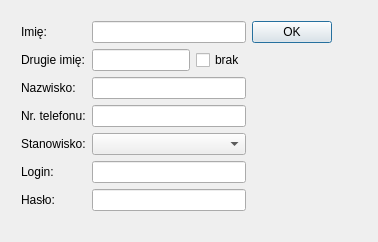
<?xml version="1.0" encoding="UTF-8"?>
<ui version="4.0">
 <class>addWorkerDialogClass</class>
 <widget class="QDialog" name="addWorkerDialogClass">
  <property name="geometry">
   <rect>
    <x>0</x>
    <y>0</y>
    <width>378</width>
    <height>242</height>
   </rect>
  </property>
  <property name="windowTitle">
   <string>addWorkerDialog</string>
  </property>
  <widget class="QWidget" name="">
   <property name="geometry">
    <rect>
     <x>10</x>
     <y>10</y>
     <width>333</width>
     <height>212</height>
    </rect>
   </property>
   <layout class="QHBoxLayout" name="horizontalLayout_3">
    <item>
     <layout class="QHBoxLayout" name="horizontalLayout_2">
      <item>
       <layout class="QVBoxLayout" name="verticalLayout_2">
        <item>
         <widget class="QLabel" name="label">
          <property name="text">
           <string>Imię:</string>
          </property>
         </widget>
        </item>
        <item>
         <widget class="QLabel" name="label_2">
          <property name="text">
           <string>Drugie imię:</string>
          </property>
         </widget>
        </item>
        <item>
         <widget class="QLabel" name="label_3">
          <property name="text">
           <string>Nazwisko:</string>
          </property>
         </widget>
        </item>
        <item>
         <widget class="QLabel" name="label_4">
          <property name="text">
           <string>Nr. telefonu:</string>
          </property>
         </widget>
        </item>
        <item>
         <widget class="QLabel" name="label_5">
          <property name="text">
           <string>Stanowisko:</string>
          </property>
         </widget>
        </item>
        <item>
         <widget class="QLabel" name="label_6">
          <property name="text">
           <string>Login:</string>
          </property>
         </widget>
        </item>
        <item>
         <widget class="QLabel" name="label_7">
          <property name="text">
           <string>Hasło:</string>
          </property>
         </widget>
        </item>
       </layout>
      </item>
      <item>
       <layout class="QVBoxLayout" name="verticalLayout_3">
        <item>
         <widget class="QLineEdit" name="nameEdit"/>
        </item>
        <item>
         <layout class="QHBoxLayout" name="horizontalLayout">
          <item>
           <widget class="QLineEdit" name="name2Edit"/>
          </item>
          <item>
           <widget class="QCheckBox" name="name2CheckBox">
            <property name="text">
             <string>brak</string>
            </property>
           </widget>
          </item>
         </layout>
        </item>
        <item>
         <widget class="QLineEdit" name="surnameEdit"/>
        </item>
        <item>
         <widget class="QLineEdit" name="phoneEdit"/>
        </item>
        <item>
         <widget class="QComboBox" name="positionComboBox"/>
        </item>
        <item>
         <widget class="QLineEdit" name="loginEdit"/>
        </item>
        <item>
         <widget class="QLineEdit" name="passwordEdit"/>
        </item>
       </layout>
      </item>
     </layout>
    </item>
    <item>
     <layout class="QVBoxLayout" name="verticalLayout">
      <item>
       <widget class="QPushButton" name="okButton">
        <property name="text">
         <string>OK</string>
        </property>
       </widget>
      </item>
      <item>
       <spacer name="verticalSpacer">
        <property name="orientation">
         <enum>Qt::Orientation::Vertical</enum>
        </property>
        <property name="sizeHint" stdset="0">
         <size>
          <width>20</width>
          <height>40</height>
         </size>
        </property>
       </spacer>
      </item>
     </layout>
    </item>
   </layout>
  </widget>
 </widget>
 <layoutdefault spacing="6" margin="11"/>
 <resources/>
 <connections>
  <connection>
   <sender>okButton</sender>
   <signal>clicked()</signal>
   <receiver>addWorkerDialogClass</receiver>
   <slot>accept()</slot>
   <hints>
    <hint type="sourcelabel">
     <x>320</x>
     <y>28</y>
    </hint>
    <hint type="destinationlabel">
     <x>314</x>
     <y>89</y>
    </hint>
   </hints>
  </connection>
 </connections>
</ui>
